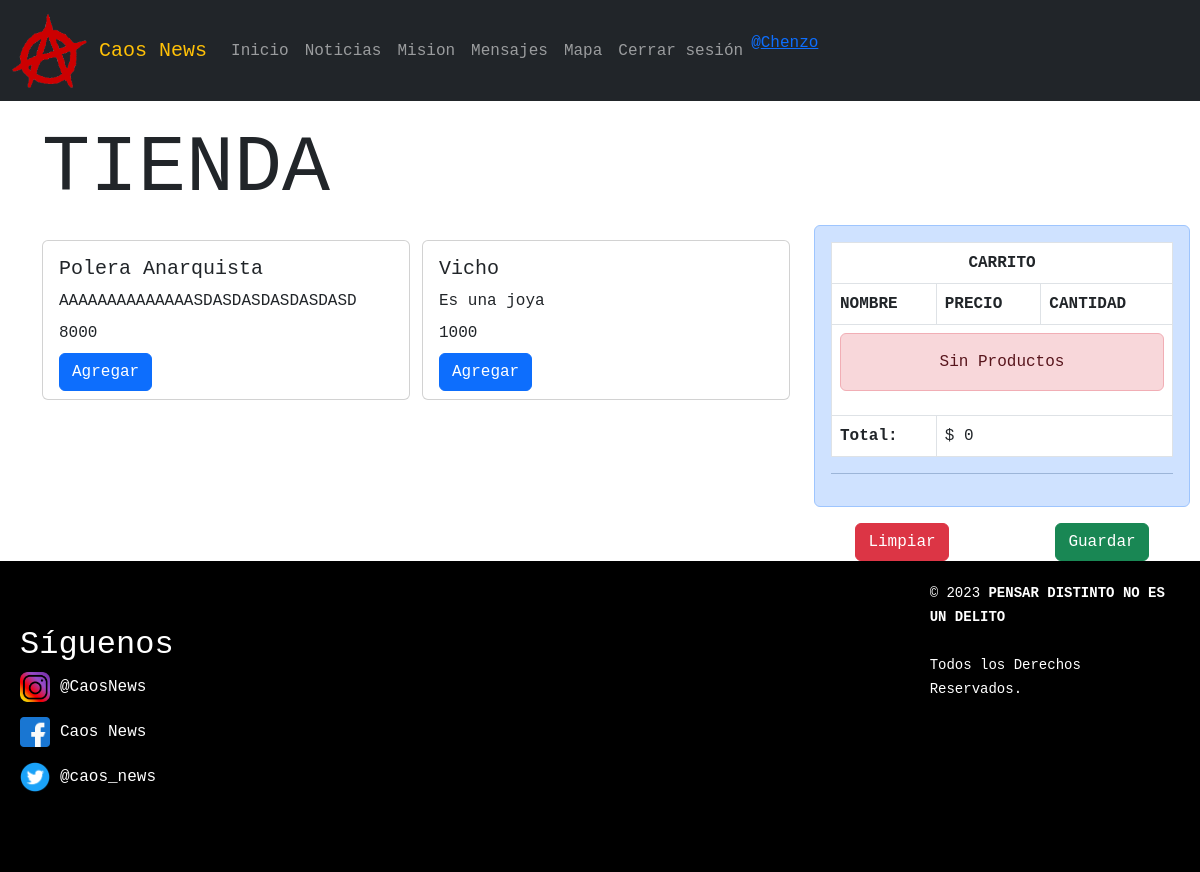
The app's page /tienda (signed in) with its own data.
### app/models.py (models this page shows, shortened)
class Producto(models.Model):
    nombre = models.CharField(max_length=50)
    descripcion = models.TextField(max_length=200)
    precio = models.IntegerField()
    imagen = models.ImageField(upload_to="productos", null=True)

### app/views.py (the view)
# urls.py: path('tienda', tienda, name="Tienda"),
def tienda(request):
    productos = Producto.objects.all()
    return render(request, 'app/tienda.html', {'productos':productos})

### app/context_processor.py (called while the page is built)
def total_carrito(request):
    total = 0
    if request.user.is_authenticated:
        if "carrito" in request.session.keys():
            for key, value in request.session["carrito"].items():
                total += int(value["acumulado"])
    return {"total_carrito": total}

### app/templates/app/tienda.html
{% extends 'app/base.html' %}
{% load static %}
{% block contenido %}
<div class="container">
    <div class="row">
        <div class="col-12 align-self-center"><h1 class="display-1">TIENDA</h1></div>
    </div>
    <div class="row">
        <div class="col-8">
            <div class="row" style="padding: 10px 0;">
                <div class="col-12">
                    <div class="row">
                        {% for producto in productos %}
                        <div class="col-6">
                            <div class="card" style="height: 10rem; width: 23rem; margin: 5px 0px;">
                                <div class="card-body">
                                    <h5 class="card-title">{{producto.nombre}}</h5>
                                    <p class="card-title">{{producto.descripcion}}</p>
                                    <p class="card-title">{{producto.precio}}</p>
                                    <a href="{% url 'Add' producto.id %}" class="btn btn-primary">Agregar</a>
                                </div>
                            </div>
                        </div>
                        {% endfor %}
                    </div>
                </div>
            </div>
        </div>
        <div class="col-4">
            {% include "app/carrito.html" %}
        </div>
    </div>
</div>
{% endblock %}

### app/templates/app/base.html (shortened to what this page needs)
<!DOCTYPE html>
<html lang="es">
<head>
    {% load static %}
    <link rel="stylesheet" href="{% static 'app/css/style.css' %}">
    <link href="https://cdn.jsdelivr.net/npm/bootstrap@5.3.0-alpha3/dist/css/bootstrap.min.css" rel="stylesheet">
</head>
<body>
    <header class="header">
        <nav class="navbar navbar-expand-md navbar-dark bg-dark">
            <div class="container-fluid">
            <a class="navbar-brand">
              <img src="{% static 'app/images/logo.png' %}" alt="">
              <span class="text-warning">Caos News</span>
            </a>
            <div class="collapse navbar-collapse" id="menu">
              <ul class="navbar-nav me-auto">
                <li class="nav-item">
                  <a class="nav-link" aria-current="page" href="{% url 'index' %}">Inicio</a>
                </li>
                <li class="nav-item">
                    <a class="nav-link" href="{% url 'noticias' %}">Noticias</a>
                </li>
                <li class="nav-item">
                    <a class="nav-link" href="{% url 'mision' %}">Mision</a>
                </li>
                <li class="nav-item">
					<a class="nav-link" aria-current="page" href="{% url 'form' %}">Mensajes</a>
				</li>
                <li class="nav-item">
					<a class="nav-link " aria-current="page" href="{% url 'api' %}">Mapa</a>
				</li>
                {% if user.is_authenticated %}
                <li class="nav-item">
                    <a class="nav-link" aria-current="page" href="{% url 'logout' %}">Cerrar sesión</a>
                </li>
                <li>
                    <a href="#">@{{ user.username }}</a>
                </li>
                {% else %}
                <li class="nav-item">
                    <a class="nav-link" aria-current="page" href="{% url 'login' %}">Iniciar sesión</a>
                </li>
                {% endif %}
            </div>
        </nav>
    </header>
    <div id="contenido">
        {% block contenido %}
        {% endblock %}
    </div>
    <footer>
        <div class="redes-sociales">
            <div class="box">
                <h2>Síguenos</h2>
                <div class="rs">
                    <a class="red-social" target="_blank" href="https://www.instagram.com"><img src="{% static 'app/images/instagram.png' %}" alt="Enlace a Instagram">@CaosNews </a>
                    <a class="red-social" target="_blank" href="https://www.facebook.com"><img src="{% static 'app/images/facebook.png' %}" alt="Enlace a Facebook">Caos News</a>
                    <a class="red-social" target="_blank" href="https://www.twitter.com"><img src="{% static 'app/images/twitter.png' %}" alt="Enlace a Twitter">@caos_news</a>
                </div>
            </div>
        </div>
        <div class="grupo-2">
            <small>
                &copy; 2023 <b>PENSAR DISTINTO NO ES UN DELITO</b> <br><br> Todos los Derechos Reservados.
            </small>
        </div>
    </footer>
</body>

### app/static/app/CSS/style.css (style rules this page uses)
* { padding: 0; margin: 0; font-family: Courier; }
.header { overflow:hidden; background:black; margin-bottom:20px; }
.navbar-brand img { height: 75px; width: auto; }
footer { background-color: #333; color: #fff; padding: 20px; display: flex; flex-direction: row; justify-content: space-between; width: 100%; background-color: black; }
.box { width: 150px; }
.rs { display: flex; flex-direction: column; text-decoration: none; }
.red-social { text-decoration: none; color: #fff; padding-bottom: 15px; }
footer .redes-sociales { width: 100%; max-width: 1200px; margin: auto; display: grid; grid-template-columns: repeat(3, 1fr); grid-gap: 50px; padding: 45px 0px; }
footer img { transition: transform 0.3s ease-in-out; }
footer img { width: 30px; margin-right: 10px; }

### records on screen
Producto: nombre "Polera Anarquista", descripcion "AAAAAAAAAAAAAASDASDASDASDASDASD", precio "8000"
Producto: nombre "Vicho", descripcion "Es una joya", precio "1000"

### other values on screen
{{ user.username }} "Chenzo"
{{ total_carrito }} "0"
